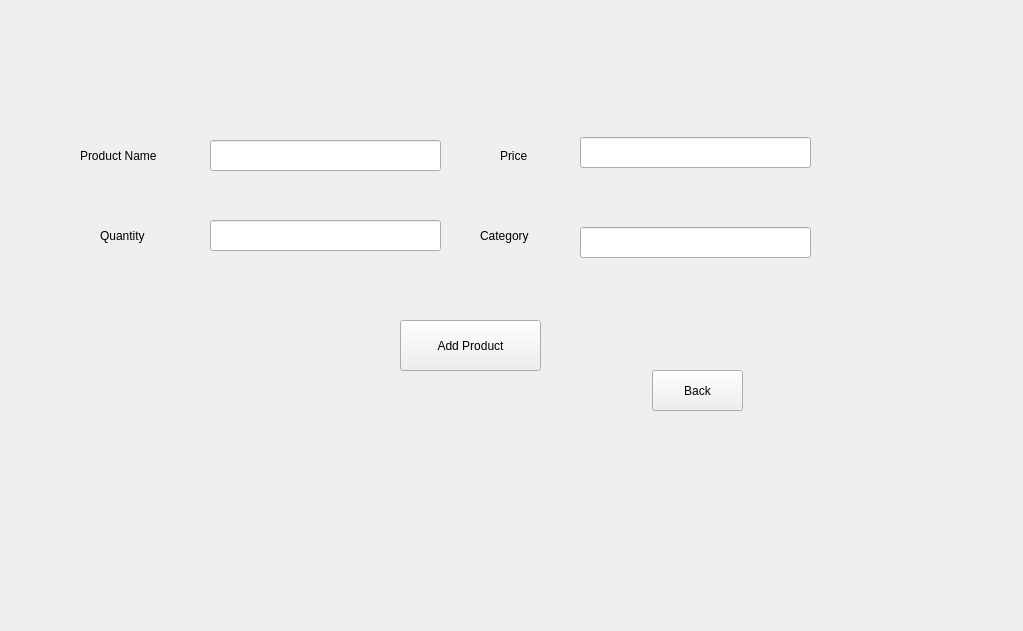
<?xml version="1.0" encoding="UTF-8"?>
<ui version="4.0">
 <class>seller</class>
 <widget class="QWidget" name="seller">
  <property name="geometry">
   <rect>
    <x>0</x>
    <y>0</y>
    <width>1023</width>
    <height>631</height>
   </rect>
  </property>
  <property name="windowTitle">
   <string>Form</string>
  </property>
  <widget class="QLabel" name="label">
   <property name="geometry">
    <rect>
     <x>80</x>
     <y>140</y>
     <width>101</width>
     <height>31</height>
    </rect>
   </property>
   <property name="text">
    <string>Product Name</string>
   </property>
  </widget>
  <widget class="QLabel" name="label_2">
   <property name="geometry">
    <rect>
     <x>100</x>
     <y>220</y>
     <width>81</width>
     <height>31</height>
    </rect>
   </property>
   <property name="text">
    <string>Quantity</string>
   </property>
  </widget>
  <widget class="QLabel" name="label_3">
   <property name="geometry">
    <rect>
     <x>500</x>
     <y>140</y>
     <width>91</width>
     <height>31</height>
    </rect>
   </property>
   <property name="text">
    <string>Price</string>
   </property>
  </widget>
  <widget class="QLabel" name="label_4">
   <property name="geometry">
    <rect>
     <x>480</x>
     <y>220</y>
     <width>91</width>
     <height>31</height>
    </rect>
   </property>
   <property name="text">
    <string>Category</string>
   </property>
  </widget>
  <widget class="QLineEdit" name="productBox">
   <property name="geometry">
    <rect>
     <x>210</x>
     <y>140</y>
     <width>231</width>
     <height>31</height>
    </rect>
   </property>
  </widget>
  <widget class="QLineEdit" name="quantityBox">
   <property name="geometry">
    <rect>
     <x>210</x>
     <y>220</y>
     <width>231</width>
     <height>31</height>
    </rect>
   </property>
  </widget>
  <widget class="QLineEdit" name="priceBox">
   <property name="geometry">
    <rect>
     <x>580</x>
     <y>137</y>
     <width>231</width>
     <height>31</height>
    </rect>
   </property>
  </widget>
  <widget class="QLineEdit" name="categoryBox">
   <property name="geometry">
    <rect>
     <x>580</x>
     <y>227</y>
     <width>231</width>
     <height>31</height>
    </rect>
   </property>
  </widget>
  <widget class="QPushButton" name="addproductBox">
   <property name="geometry">
    <rect>
     <x>400</x>
     <y>320</y>
     <width>141</width>
     <height>51</height>
    </rect>
   </property>
   <property name="text">
    <string>Add Product</string>
   </property>
  </widget>
  <widget class="QPushButton" name="back1">
   <property name="geometry">
    <rect>
     <x>652</x>
     <y>370</y>
     <width>91</width>
     <height>41</height>
    </rect>
   </property>
   <property name="text">
    <string>Back</string>
   </property>
  </widget>
 </widget>
 <resources/>
 <connections/>
</ui>
